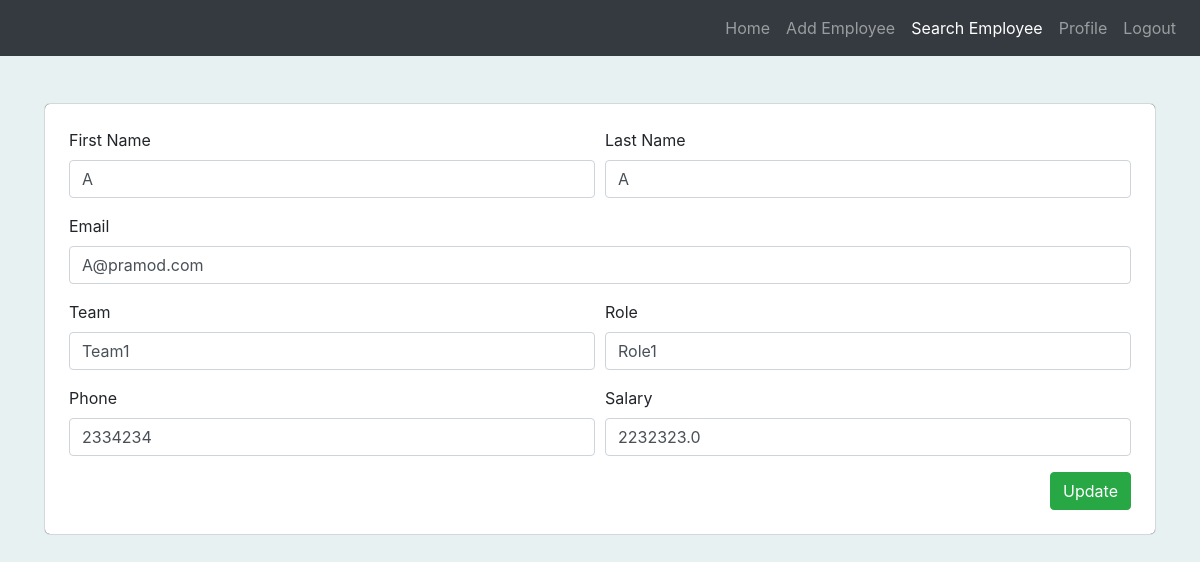
Page /search/employee/Ausername/edit (signed in) on the committed database.
### users/models.py (models this page shows, shortened)
class Employee(models.Model):
    user = models.OneToOneField(User, on_delete=models.CASCADE)
    hr_admin = models.ForeignKey(Admin, on_delete=models.CASCADE)       # no need of this field
    is_hr_admin = models.BooleanField(default=False)
    role = models.CharField(max_length=30)
    team = models.CharField(max_length=30)
    salary = models.FloatField()
    phone = models.CharField(max_length=30)

### users/views.py (the view, shortened to what this page needs)
# urls.py: path('search/employee/<slug:username>/edit',edit_employee_details, name='users_employee_edit_page'),
@login_required(login_url='/login')
@user_passes_test(is_admin, login_url='/login')
def edit_employee_details(request, username):
    obj = Employee.objects.filter(user__username=username).first()
    return render(request, 'users/employee_edit_detail.html', {'object': obj})

### users/views.py (called while the page is built)
def is_admin(user):
    try:
        a = user.admin
        return True
    except:
        return False

### users/templates/users/employee_edit_detail.html (shortened to what this page needs)
{% extends 'index.html' %}
{% load crispy_forms_tags %}
{% load widget_tweaks %}
{% block main %}
{% include "nav.html" %}
<div class="container">
    <div class="box my-5 p-4">
        <div>
            <form method="post" autocomplete="off">
                <div class="profile">
                    <div class="form-row">
                        <div class="form-group col-md-6">
                            <label for="emp_first_name">First Name</label>
                            <input id="emp_first_name" class="form-control" value="{{object.user.first_name}}" name="first_name">
                        </div>
                        <div class="form-group col-md-6">
                            <label for="emp_last_name">Last Name</label>
                            <input id="emp_last_name" class="form-control" value="{{object.user.last_name}}" name="last_name">
                        </div>
                    </div>
                    <div class="form-row">
                        <div class="form-group col-md-12">
                            <label for="emp_email">Email</label>
                            <input id="emp_email" class="form-control" value="{{object.user.email}}" name="email">
                        </div>
                    </div>
                    <div class="form-row">
                        <div class="form-group col-md-6">
                            <label for="emp_team">Team</label>
                            <input id="emp_team" class="form-control" value="{{object.team}}" name="team">
                        </div>
                        <div class="form-group col-md-6">
                            <label for="emp_role">Role</label>
                            <input id="emp_role" class="form-control" value="{{object.role}}" name="role">
                        </div>
                    </div>
                    <div class="form-row">
                        <div class="form-group col-md-6">
                            <label for="emp_phone">Phone</label>
                            <input id="emp_phone" class="form-control" value="{{object.phone}}" name="phone">
                        </div>
                        <div class="form-group col-md-6">
                            <label for="emp_salary">Salary</label>
                            <input id="emp_salary" class="form-control" value="{{object.salary}}" name="salary">
                        </div>
                    </div>
                    <div class="d-flex justify-content-end">
                        <button type="submit" class="btn btn-success">Update</button>
                    </div>
                </div>
            </form>
        </div>
    </div>
</div>
{% endblock %}

### users/templates/users/employee_edit_detail.html (style rules this page uses)
body { background-color:#E8F1F2; }
.box { border-radius:5px; box-shadow:0px 0px 1px 0px black; background-color:white; }

### rows in the picture
Employee: first_name "A", last_name "A", email "A@pramod.com", team "Team1", role "Role1", phone "2334234", salary "2232323.0"
